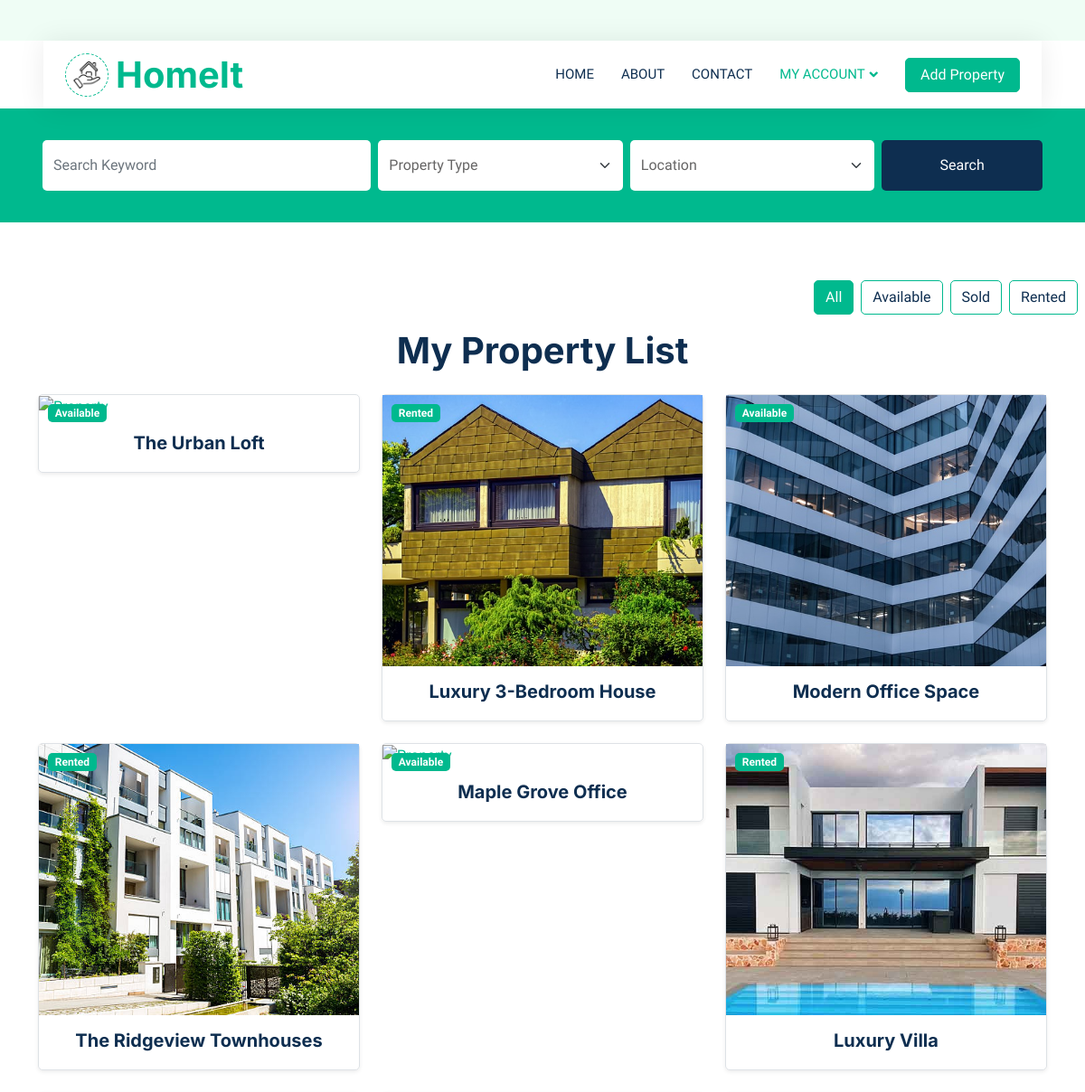
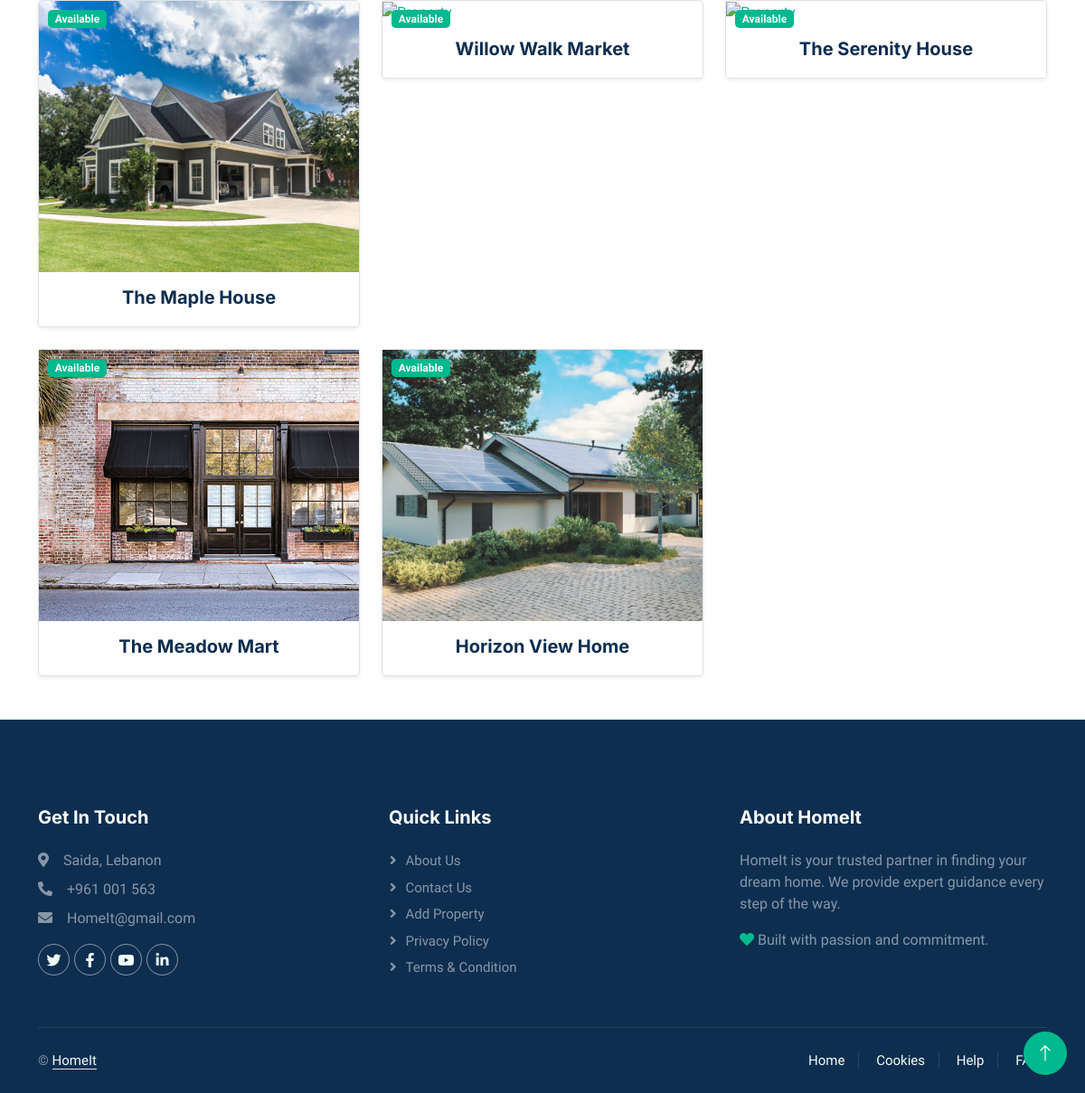
/backend/myProperties.php (signed in), run on the app's committed database (2 pictures, top to bottom).
### tables this page shows
CREATE TABLE `properties` (
  `property_id` int(11) NOT NULL,
  `user_id` int(11) NOT NULL,
  `type_id` int(11) NOT NULL,
  `city_id` int(11) NOT NULL,
  `status` enum('available','rented','sold') NOT NULL DEFAULT 'available',
  `title` varchar(50) NOT NULL,
  `description` text NOT NULL,
  `price` decimal(10,0) NOT NULL,
  `address` varchar(100) NOT NULL,
  `bedrooms` int(11) NOT NULL,
  `bathrooms` int(11) NOT NULL,
  `sqft` int(11) NOT NULL,
  `created_at` timestamp NOT NULL DEFAULT current_timestamp(),
  `updated_at` timestamp NOT NULL DEFAULT current_timestamp(),
  `main_image` varchar(200) NOT NULL,
  `purpose` enum('for rent','for sell') NOT NULL
);

### backend/myProperties.php (the view, shortened to what this page needs)
<?php
require '../inc/connection.php';
$user_id = $_SESSION['user_id'];
$status_filter = isset($_GET['status']) ? $_GET['status'] : 'all';
$keyword = isset($_GET['keyword']) ? $_GET['keyword'] : '';
$type_id = isset($_GET['type_id']) ? $_GET['type_id'] : '';
$city_id = isset($_GET['city_id']) ? $_GET['city_id'] : '';
$query = "SELECT * FROM properties WHERE user_id='$user_id'";
$my_properties = $con->query($query);
?>
<!DOCTYPE html>
<html lang="en">
<head>
    <link href="https://cdnjs.cloudflare.com/ajax/libs/font-awesome/5.10.0/css/all.min.css" rel="stylesheet">
    <link href="https://cdn.jsdelivr.net/npm/bootstrap-icons@1.4.1/font/bootstrap-icons.css" rel="stylesheet">
    <link href="../css/bootstrap.min.css" rel="stylesheet">
    <link href="../css/style.css" rel="stylesheet">
</head>
<body>
    <div class="container-xxl bg-white p-0">
        <div class="container-fluid nav-bar bg-transparent">
            <nav class="navbar navbar-expand-lg bg-white navbar-light py-0 px-4">
                <a href="backend_index.php" class="navbar-brand d-flex align-items-center text-center">
                    <div class="icon p-2 me-2">
                        <img class="img-fluid" src="../img/icon.png" alt="Icon" style="width: 30px; height: 30px;">
                    </div>
                    <h1 class="m-0 text-primary">HomeIt</h1>
                </a>
                <div class="collapse navbar-collapse" id="navbarCollapse">
                    <div class="navbar-nav ms-auto">
                        <a href="backend_index.php" class="nav-item nav-link">Home</a>
                        <a href="backend_about.php" class="nav-item nav-link">About</a>
                        <a href="backend_contact.php" class="nav-item nav-link">Contact</a>
                        <div class="nav-item dropdown">
                            <a href="#" class="nav-link dropdown-toggle active" data-bs-toggle="dropdown">My account</a>
                        </div>
                    </div>
                    <a href="addProperty.php" class="btn btn-primary px-3 d-none d-lg-flex">Add Property</a>
                </div>
            </nav>
        </div>
        <div class="container-fluid bg-primary mb-5" style="padding: 35px;">
            <div class="container">
                <form action="myProperties.php" method="get">
                    <div class="row g-2">
                        <div class="col-md-4">
                            <input type="text" class="form-control border-0 py-3" name="keyword" placeholder="Search Keyword" value="<?= htmlspecialchars($keyword) ?>">
                        </div>
                        <div class="col-md-3">
                            <select class="form-select border-0 py-3" name="type_id">
                                <option value="">Property Type</option>
                            </select>
                        </div>
                        <div class="col-md-3">
                            <select class="form-select border-0 py-3" name="city_id">
                                <option value="">Location</option>
                            </select>
                        </div>
                        <div class="col-md-2">
                            <button type="submit" class="btn btn-dark border-0 w-100 py-3">Search</button>
                        </div>
                    </div>
                </form>
            </div>
        </div>
        <div class="d-flex justify-content-end mb-3">
            <div>
                <ul class="nav nav-pills">
                    <li class="nav-item me-2">
                        <a href="?status=all&keyword=<?= urlencode($keyword) ?>&type_id=<?= $type_id ?>&city_id=<?= $city_id ?>" class="btn btn-outline-primary <?= $status_filter === 'all' ? 'active' : '' ?>">All</a>
                    </li>
                    <li class="nav-item me-2">
                        <a href="?status=available&keyword=<?= urlencode($keyword) ?>&type_id=<?= $type_id ?>&city_id=<?= $city_id ?>" class="btn btn-outline-primary <?= $status_filter === 'available' ? 'active' : '' ?>">Available</a>
                    </li>
                    <li class="nav-item me-2">
                        <a href="?status=sold&keyword=<?= urlencode($keyword) ?>&type_id=<?= $type_id ?>&city_id=<?= $city_id ?>" class="btn btn-outline-primary <?= $status_filter === 'sold' ? 'active' : '' ?>">Sold</a>
                    </li>
                    <li class="nav-item me-2">
                        <a href="?status=rented&keyword=<?= urlencode($keyword) ?>&type_id=<?= $type_id ?>&city_id=<?= $city_id ?>" class="btn btn-outline-primary <?= $status_filter === 'rented' ? 'active' : '' ?>">Rented</a>
                    </li>
                </ul>
            </div>
        </div>
        <div class="container mb-5">
            <?php if (mysqli_num_rows($my_properties) == 0) { ?>
                <div class="text-center">
                    <h4 class="text-muted">No Properties found!</h4>
                    <img src="../img/no_property.jpg" alt="No Properties" class="img-fluid my-3" style="max-width: 300px;">
                    <p class="text-muted">There are currently no properties for this filter.</p>
                </div>
            <?php } else { ?>
                <h1 class="heading text-center mb-4">My Property List</h1>
                <div class="row g-4">
                    <?php while ($row = mysqli_fetch_assoc($my_properties)): ?>
                        <div class="col-md-4">
                            <a href="property_details.php?id=<?= $row['property_id'] ?>" class="text-decoration-none">
                                <div class="property-card border rounded shadow-sm">
                                    <div class="property-image position-relative">
                                        <img src="<?= $row['main_image'] ?: '../img/z-image1.webp' ?>" alt="Property" class="img-fluid" style="width: 100%; height: 300px; object-fit: cover;">
                                        <span class="badge bg-primary position-absolute" style="top: 10px; left: 10px;">
                                            <?= ucfirst($row['status']) ?>
                                        </span>
                                    </div>
                                    <div class="p-3 text-center">
                                        <h5 class="property-title mb-1"><?= $row['title'] ?></h5>
                                    </div>
                                </div>
                            </a>
                        </div>
                    <?php endwhile; ?>
                </div>
            <?php } ?>
        </div>
        <div class="container-fluid bg-dark text-white-50 footer pt-5 mt-5">
            <div class="container py-5">
                <div class="row g-5">
                    <div class="col-lg-4 col-md-6">
                        <h5 class="text-white mb-4">Get In Touch</h5>
                        <p class="mb-2"><i class="fa fa-map-marker-alt me-3"></i>Saida, Lebanon</p>
                        <p class="mb-2"><i class="fa fa-phone-alt me-3"></i>+961 001 563</p>
                        <p class="mb-2"><i class="fa fa-envelope me-3"></i>HomeIt@gmail.com</p>
                        <div class="d-flex pt-2">
                            <a class="btn btn-outline-light btn-social" href=""><i class="fab fa-twitter"></i></a>
                            <a class="btn btn-outline-light btn-social" href=""><i class="fab fa-facebook-f"></i></a>
                            <a class="btn btn-outline-light btn-social" href=""><i class="fab fa-youtube"></i></a>
                            <a class="btn btn-outline-light btn-social" href=""><i class="fab fa-linkedin-in"></i></a>
                        </div>
                    </div>
                    <div class="col-lg-4 col-md-6">
                        <h5 class="text-white mb-4">Quick Links</h5>
                        <a class="btn btn-link text-white-50" href="backend_about.php">About Us</a>
                        <a class="btn btn-link text-white-50" href="backend_contact.php">Contact Us</a>
                        <a class="btn btn-link text-white-50" href="addProperty.php">Add Property</a>
                        <a class="btn btn-link text-white-50" href="">Privacy Policy</a>
                        <a class="btn btn-link text-white-50" href="">Terms & Condition</a>
                    </div>
                    <div class="col-lg-4 col-md-6">
                        <h5 class="text-white mb-4">About HomeIt</h5>
                        <p>HomeIt is your trusted partner in finding your dream home. We provide expert guidance every step of the way.</p>
                        <p><i class="fa fa-heart text-primary"></i> Built with passion and commitment.</p>
                    </div>
                </div>
            </div>
            <div class="container">
                <div class="copyright">
                    <div class="row">
                        <div class="col-md-6 text-center text-md-start mb-3 mb-md-0">
                            &copy; <a class="border-bottom" href="#">HomeIt</a>
                        </div>
                        <div class="col-md-6 text-center text-md-end">
                            <div class="footer-menu">
                                <a href="#">Home</a>
                                <a href="#">Cookies</a>
                                <a href="#">Help</a>
                                <a href="#">FAQs</a>
                            </div>
                        </div>
                    </div>
                </div>
            </div>
        </div>
        <a href="#" class="btn btn-lg btn-primary btn-lg-square back-to-top"><i class="bi bi-arrow-up"></i></a>
    </div>
</body>
</html>

### css/style.css (style rules this page uses)
:root { --primary: #00B98E; --secondary: #FF6922; --light: #EFFDF5; --dark: #0E2E50; }
.back-to-top { display: none; position: fixed; bottom: 20px; right: 20px; z-index: 1000; }
.btn { transition: .5s; }
.btn.btn-primary, .btn.btn-secondary { color: #FFFFFF; }
.btn-lg-square { width: 48px; height: 48px; }
.btn-square, .btn-sm-square, .btn-lg-square { padding: 0; display: flex; align-items: center; justify-content: center; font-weight: normal; border-radius: 50px; }
.nav-bar { position: relative; margin-top: 45px; padding: 0 3rem; transition: .5s; z-index: 9999; }
.navbar { box-shadow: 0 0 30px rgba(0, 0, 0, .08); }
.navbar .dropdown-toggle::after { border: none; content: "\f107"; font-family: "Font Awesome 5 Free"; font-weight: 900; vertical-align: middle; margin-left: 5px; transition: .5s; }
.navbar-light .navbar-nav .nav-link { margin-right: 30px; padding: 25px 0; color: #FFFFFF; font-size: 15px; text-transform: uppercase; outline: none; }
.navbar-light .navbar-nav .nav-link:hover, .navbar-light .navbar-nav .nav-link.active { color: var(--primary); }
.navbar-light .navbar-brand { height: 75px; }
.navbar-light .navbar-nav .nav-link { color: var(--dark); font-weight: 500; }
.icon { padding: 15px; display: inline-flex; align-items: center; justify-content: center; background: #FFFFFF !important; border-radius: 50px; border: 1px dashed var(--primary) !important; }
.nav-pills .nav-item .btn { color: var(--dark); }
.nav-pills .nav-item .btn:hover, .nav-pills .nav-item .btn.active { color: #FFFFFF; }
.footer .btn.btn-social { margin-right: 5px; width: 35px; height: 35px; display: flex; align-items: center; justify-content: center; color: var(--light); border: 1px solid rgba(255,255,255,0.5); border-radius: 35px; transition: .3s; }
.footer .btn.btn-link { display: block; margin-bottom: 5px; padding: 0; text-align: left; font-size: 15px; font-weight: normal; text-transform: capitalize; transition: .3s; }
.footer .btn.btn-link::before { position: relative; content: "\f105"; font-family: "Font Awesome 5 Free"; font-weight: 900; margin-right: 10px; }
.footer .copyright { padding: 25px 0; font-size: 15px; border-top: 1px solid rgba(256, 256, 256, .1); }
.footer .copyright a { color: var(--light); }
.footer .footer-menu a { margin-right: 15px; padding-right: 15px; border-right: 1px solid rgba(255, 255, 255, .1); }
.footer .footer-menu a:last-child { margin-right: 0; padding-right: 0; border-right: none; }

### data on the page
properties: status "Available", title "The Urban Loft"
properties: shows a picture, status "Rented", title "Luxury 3-Bedroom House"
properties: main_image (picture), status "Available", title "Modern Office Space"
properties: main_image (picture), status "Rented", title "The Ridgeview Townhouses"
properties: status "Available", title "Maple Grove Office"
properties: main_image (picture), status "Rented", title "Luxury Villa"
properties: main_image (picture), status "Available", title "The Maple House"
properties: status "Available", title "Willow Walk Market"
properties: status "Available", title "The Serenity House"
properties: main_image (picture), status "Available", title "The Meadow Mart"
properties: main_image (picture), status "Available", title "Horizon View Home"
